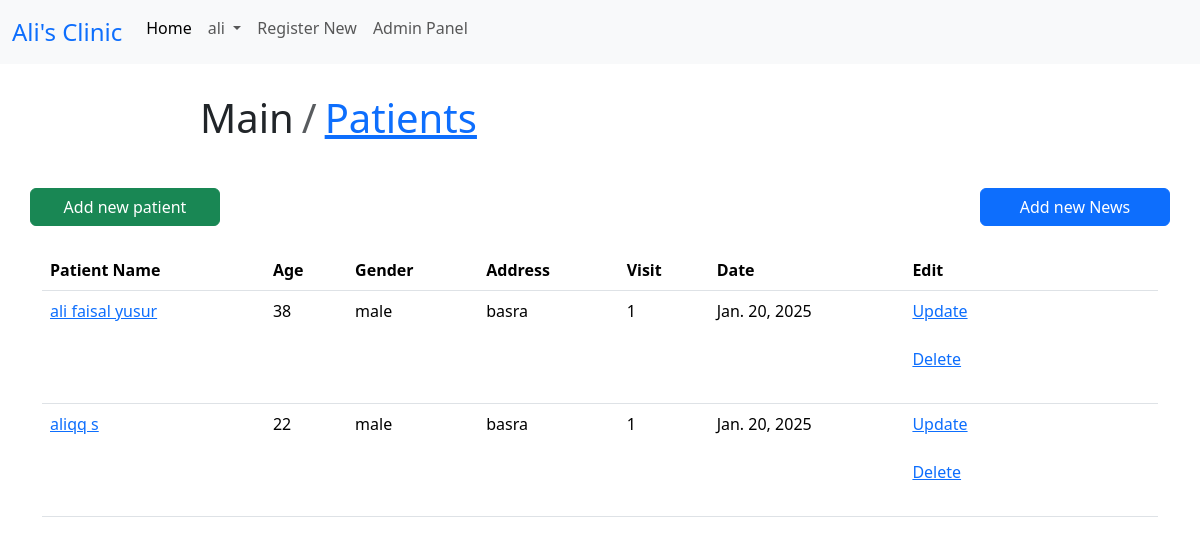
/patients/ (signed in), run on the app's committed database.
### home/models.py (models this page shows, shortened)
class Patients(models.Model):
    name=models.CharField(max_length=150,unique=True)
    age=models.IntegerField(null=True)
    gender=models.CharField(max_length=50)
    address=models.CharField(max_length=150,null=True)
    visits=models.PositiveIntegerField(default=0)
    visit_date=models.DateField(default=strftime("%Y-%m-%d"),null=True)

### home/views.py (the view)
# urls.py: path('patients/',views.Patients.as_view(),name='patients'),
@method_decorator(login_required,name='dispatch')
class Patients(ListView):
    model=Patient_Model
    context_object_name='patients'
    template_name="home/patients.html"

### templates/home/patients.html (shortened to what this page needs)
{%extends 'index.html'%}
{%block breadcrumb%}
<div class="col-10 offset-2 mt-4">
    <ol class="breadcrumb">
        <li class="breadcrumb-item fs-1">Main</li>
        <li class="breadcrumb-item fs-1"><a href="{%url 'main'%}">Patients</a></li>
    </ol>
</div>
{%endblock%}
{%block content%}
<div class="container">
    <div class="row justify-content-between">
        <a class="btn btn-success my-4 col-2" href="{%url 'add_patient'%}">Add new patient</a>
        <a class="btn btn-primary my-4 col-2" href="{%url 'new_news'%}">Add new News</a>
    </div>
    <div>
        <table class="table">
            <thead>
                <tr>
                    <th>Patient Name</th>
                    <th>Age</th>
                    <th>Gender</th>
                    <th>Address</th>
                    <th>Visit</th>
                    <th>Date</th>
                    <th>Edit</th>
                </tr>
            </thead>
            <tbody>
                {% for patient in patients%}
                <tr>
                    <td><a href="{%url 'patient' patient.id%}">{{patient.name}}</a></td>
                    <td>{{patient.age}}</td>
                    <td>{{patient.gender}}</td>
                    <td>{{patient.address}}</td>
                    <td>{{patient.visits}}</td>
                    <td>{{patient.visit_date}}</td>
                    <td>
                        <div class="row">
                            <a class="mb-4" href="{%url 'edit_patient' patient.id%}">Update</a>
                            <a class="mb-4" href="{%url 'delete_patient' patient.id%}">Delete</a>
                        </div>
                    </td>
                </tr>
                {%endfor%}
            </tbody>
        </table>
    </div>
</div>
{%endblock%}

### templates/navbar.html (shortened to what this page needs)
<nav class="navbar navbar-expand-lg bg-body-tertiary">
    <div class="container-fluid">
      <a class="navbar-brand fs-4 text-primary " href="#">Ali's Clinic</a>
      <div class="collapse navbar-collapse" id="navbarSupportedContent">
        <ul class="navbar-nav mb-2">
          <li class="nav-item">
            <a class="nav-link active" href="{%url 'main'%}">Home</a>
          </li>
          {%if user.is_authenticated%}
          <li class="nav-item dropdown">
            <a class="nav-link dropdown-toggle" href="#" role="button" data-bs-toggle="dropdown">
              {{user.username}}
            </a>
          </li>
          <li class="nav-item">
            <a class="nav-link" href="{%url 'signup'%}">Register New</a>
          </li>
          <li class="nav-item">
            <a class="nav-link" href="{%url 'patients'%}">Admin Panel</a>
          </li>
          {%else%}
          <li class="nav-item">
            <a class="nav-link" href="{%url 'login'%}">Login</a>
          </li>
          {%endif%}
        </ul>
      </div>
    </div>
  </nav>

### data on the page
Patients: name "ali faisal yusur", age "38", gender "male", address "basra", visits "1", visit_date "Jan. 20, 2025"
Patients: name "aliqq s", age "22", gender "male", address "basra", visits "1", visit_date "Jan. 20, 2025"

### other printed values
{{ user.username }} "ali"
